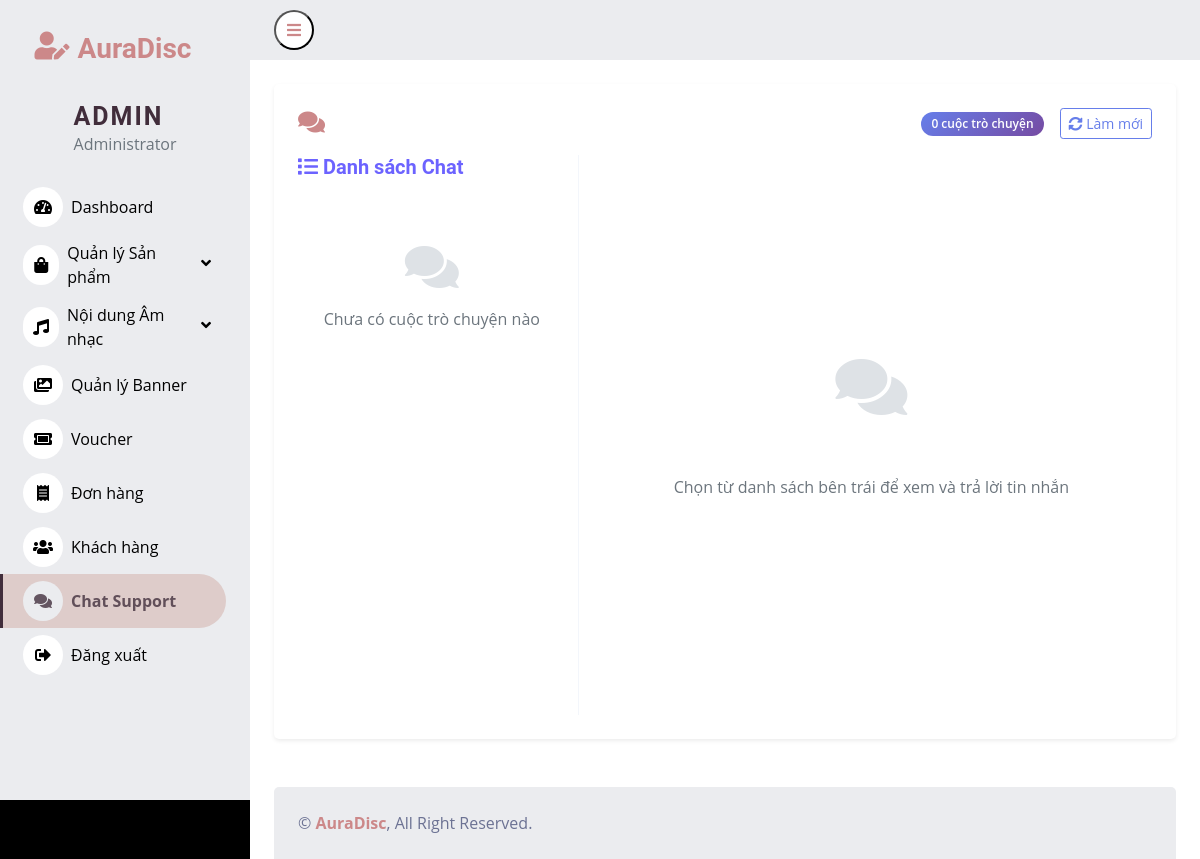
/admin/pages/customer_support/message/message.php?id=922614064, run on an earlier commit of the app's database.
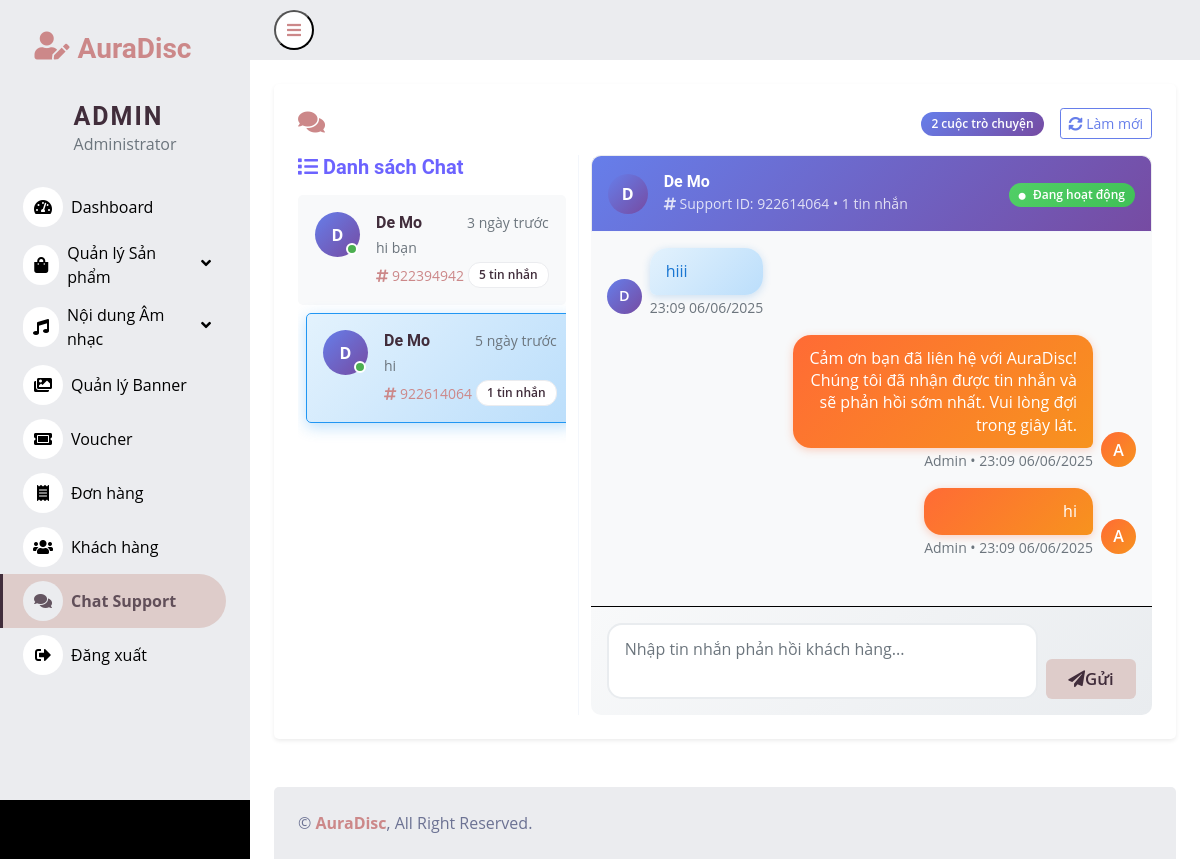
And on a later commit of the database.
### tables this page shows
CREATE TABLE `users` (
  `user_id` int(11) NOT NULL,
  `role_id` int(11) NOT NULL,
  `username` varchar(50) NOT NULL,
  `password` varchar(255) NOT NULL,
  `email` varchar(100) NOT NULL,
  `full_name` varchar(100) NOT NULL,
  `gender` enum('Nam','Nữ','Khác') NOT NULL,
  `phone` varchar(20) NOT NULL,
  `created_at` timestamp NOT NULL DEFAULT current_timestamp() ON UPDATE current_timestamp(),
  `balance` decimal(15,2) NOT NULL DEFAULT 0.00 COMMENT 'Số dư tài khoản của user',
  `address` text DEFAULT NULL COMMENT 'Địa chỉ chi tiết của user'
);

CREATE TABLE `support_replies` (
  `reply_id` int(11) NOT NULL,
  `support_id` int(11) NOT NULL,
  `admin_id` int(11) DEFAULT NULL,
  `user_id` int(11) DEFAULT NULL,
  `reply_message` longtext NOT NULL,
  `is_customer_reply` tinyint(1) NOT NULL DEFAULT 0,
  `created_at` timestamp NOT NULL DEFAULT current_timestamp()
);

### admin/pages/customer_support/message/message.php (the view, shortened to what the changed rows need)
<?php
require_once __DIR__.'/../../../../config/database.php';
function getChatSessions($conn) {
    $sql = "SELECT
                sr.support_id,
                u.full_name as customer_name,
                u.user_id,
                COUNT(sr.reply_id) as message_count,
                MAX(sr.created_at) as last_message_time,
                (SELECT reply_message FROM support_replies sr2
                 WHERE sr2.support_id = sr.support_id
                 ORDER BY created_at DESC LIMIT 1) as last_message,
                SUM(CASE WHEN sr.is_customer_reply = 1 AND sr.created_at > COALESCE(
                    (SELECT MAX(created_at) FROM support_replies sr3
                     WHERE sr3.support_id = sr.support_id AND sr3.is_customer_reply = 0), '2000-01-01'
                ) THEN 1 ELSE 0 END) as unread_count
            FROM support_replies sr
            LEFT JOIN users u ON sr.user_id = u.user_id
            WHERE sr.user_id IS NOT NULL
            GROUP BY sr.support_id, u.full_name, u.user_id
            ORDER BY last_message_time DESC";
    $result = $conn->query($sql);
    return $result ? $result->fetch_all(MYSQLI_ASSOC) : [];
}
function getChatMessages($conn, $support_id) {
    $sql = "SELECT
                sr.reply_id,
                sr.reply_message,
                sr.is_customer_reply,
                sr.created_at,
                u.full_name as customer_name
            FROM support_replies sr
            LEFT JOIN users u ON sr.user_id = u.user_id
            WHERE sr.support_id = ?
            ORDER BY sr.created_at ASC";
    $stmt = $conn->prepare($sql);
    $stmt->bind_param("i", $support_id);
    $stmt->execute();
    $result = $stmt->get_result();
    return $result ? $result->fetch_all(MYSQLI_ASSOC) : [];
}
$sessions = getChatSessions($conn);
$selected_id = isset($_GET['id']) ? intval($_GET['id']) : ($sessions[0]['support_id'] ?? 0);
$current_messages = $selected_id ? getChatMessages($conn, $selected_id) : [];
$current_session = null;
foreach ($sessions as $session) {
    if ($session['support_id'] == $selected_id) {
        $current_session = $session;
        break;
    }
}
function timeAgo($datetime) {
    $time = strtotime($datetime);
    $diff = time() - $time;
    return floor($diff/86400) . ' ngày trước';
}
?>
<!DOCTYPE html>
<html lang="vi">
<head>
    <link href="/WEB_MXH/admin/pages/dashboard/css/bootstrap.min.css" rel="stylesheet">
    <link href="https://cdnjs.cloudflare.com/ajax/libs/font-awesome/5.10.0/css/all.min.css" rel="stylesheet">
    <link href="/WEB_MXH/admin/pages/dashboard/css/style.css" rel="stylesheet">
    <link rel="stylesheet" href="message.css">
</head>
<body>
<div class="container-fluid position-relative d-flex p-0">
    <div class="content">
        <div class="container-fluid pt-4 px-4">
            <div class="bg-white rounded p-4 mb-4 shadow-sm">
                <div class="d-flex justify-content-between align-items-center mb-3">
                    <div class="d-flex align-items-center gap-3">
                        <span class="badge bg-primary"><?= count($sessions) ?> cuộc trò chuyện</span>
                        <button class="btn btn-outline-primary btn-sm" onclick="refreshPage()">
                            <i class="fas fa-sync-alt"></i> Làm mới
                        </button>
                    </div>
                </div>
                <div class="row" style="height: 70vh;">
                    <div class="col-md-4 border-end">
                        <div style="height: 100%; overflow-y: auto;">
                            <?php if (empty($sessions)): ?>
                                <div class="text-center text-muted py-5">
                                    <i class="fas fa-comments fa-3x mb-3"></i>
                                    <p>Chưa có cuộc trò chuyện nào</p>
                                </div>
                            <?php else: ?>
                                <?php foreach($sessions as $session): ?>
                                <div class="session-item p-3 mb-2 rounded <?= $session['support_id'] == $selected_id ? 'active' : '' ?>"
                                     onclick="selectSession(<?= $session['support_id'] ?>)" style="cursor: pointer;">
                                    <div class="d-flex align-items-start">
                                        <div class="session-avatar me-3">
                                            <div class="rounded-circle d-flex align-items-center justify-content-center"
                                                 style="width:45px;height:45px;background:linear-gradient(135deg, #667eea 0%, #764ba2 100%);color:white;font-weight:700;">
                                                <?= strtoupper(substr($session['customer_name'] ?? 'U', 0, 1)) ?>
                                            </div>
                                        </div>
                                        <div class="flex-grow-1 min-width-0">
                                            <div class="d-flex justify-content-between align-items-center mb-1">
                                                <h6 class="mb-0 text-truncate" style="font-weight: 600;">
                                                    <?= htmlspecialchars($session['customer_name'] ?? 'Khách hàng') ?>
                                                </h6>
                                                <small class="text-muted"><?= timeAgo($session['last_message_time']) ?></small>
                                            </div>
                                            <p class="mb-1 text-muted small text-truncate">
                                                <?= htmlspecialchars(substr($session['last_message'], 0, 50)) ?><?= strlen($session['last_message']) > 50 ? '...' : '' ?>
                                            </p>
                                            <div class="d-flex justify-content-between align-items-center">
                                                <small class="text-primary">
                                                    <i class="fas fa-hashtag"></i> <?= $session['support_id'] ?>
                                                </small>
                                                <div class="d-flex align-items-center gap-2">
                                                    <span class="badge bg-light text-dark"><?= $session['message_count'] ?> tin nhắn</span>
                                                </div>
                                            </div>
                                        </div>
                                    </div>
                                </div>
                                <?php endforeach; ?>
                            <?php endif; ?>
                        </div>
                    </div>
                    <div class="col-md-8 d-flex flex-column">
                        <?php if ($current_session): ?>
                            <div class="chat-header p-3 border-bottom bg-light">
                                <div class="d-flex align-items-center">
                                    <div class="rounded-circle me-3 d-flex align-items-center justify-content-center"
                                         style="width:40px;height:40px;background:linear-gradient(135deg, #667eea 0%, #764ba2 100%);color:white;font-weight:700;">
                                        <?= strtoupper(substr($current_session['customer_name'] ?? 'U', 0, 1)) ?>
                                    </div>
                                    <div class="flex-grow-1">
                                        <h6 class="mb-0" style="font-weight: 600;">
                                            <?= htmlspecialchars($current_session['customer_name'] ?? 'Khách hàng') ?>
                                        </h6>
                                        <small class="text-muted">
                                            <i class="fas fa-hashtag"></i> Support ID: <?= $current_session['support_id'] ?>
                                            • <?= $current_session['message_count'] ?> tin nhắn
                                        </small>
                                    </div>
                                    <div class="text-end">
                                        <span class="badge bg-success">
                                            <i class="fas fa-circle me-1" style="font-size: 0.6em;"></i>
                                            Đang hoạt động
                                        </span>
                                    </div>
                                </div>
                            </div>
                            <div class="chat-messages flex-grow-1 p-3" id="chat-box" style="background:#f8f9fa; overflow-y: auto;">
                                <?php foreach($current_messages as $msg): ?>
                                    <div class="message-item mb-3 d-flex <?= $msg['is_customer_reply'] ? '' : 'justify-content-end' ?>">
                                        <?php if ($msg['is_customer_reply']): ?>
                                            <div class="message-avatar me-2">
                                                <div class="rounded-circle d-flex align-items-center justify-content-center"
                                                     style="width:35px;height:35px;background:linear-gradient(135deg, #667eea 0%, #764ba2 100%);color:white;font-weight:600;font-size:0.9em;">
                                                    <?= strtoupper(substr($msg['customer_name'] ?? 'U', 0, 1)) ?>
                                                </div>
                                            </div>
                                            <div class="message-content">
                                                <div class="message-bubble customer-message">
                                                    <?= nl2br(htmlspecialchars($msg['reply_message'])) ?>
                                                </div>
                                                <small class="text-muted">
                                                    <?= date('H:i d/m/Y', strtotime($msg['created_at'])) ?>
                                                </small>
                                            </div>
                                        <?php else: ?>
                                            <div class="message-content text-end">
                                                <div class="message-bubble admin-message">
                                                    <?= nl2br(htmlspecialchars($msg['reply_message'])) ?>
                                                </div>
                                                <small class="text-muted">
                                                    Admin • <?= date('H:i d/m/Y', strtotime($msg['created_at'])) ?>
                                                </small>
                                            </div>
                                            <div class="message-avatar ms-2">
                                                <div class="rounded-circle d-flex align-items-center justify-content-center"
                                                     style="width:35px;height:35px;background:linear-gradient(135deg, #ff6b35 0%, #f7931e 100%);color:white;font-weight:600;">
                                                    A
                                                </div>
                                            </div>
                                        <?php endif; ?>
                                    </div>
                                <?php endforeach; ?>
                            </div>
                            <div class="chat-input border-top bg-white p-3">
                                <form method="POST" class="d-flex align-items-end gap-2">
                                    <div class="flex-grow-1">
                                        <textarea name="message" class="form-control" rows="2"
                                                placeholder="Nhập tin nhắn phản hồi khách hàng..."
                                                required style="resize: none;"></textarea>
                                    </div>
                                    <button type="submit" class="btn btn-primary">
                                        <i class="fas fa-paper-plane"></i> Gửi
                                    </button>
                                </form>
                            </div>
                        <?php else: ?>
                            <div class="d-flex align-items-center justify-content-center h-100">
                                <div class="text-center text-muted">
                                    <i class="fas fa-comments fa-4x mb-4"></i>
                                    <h5>Chọn một cuộc trò chuyện để bắt đầu</h5>
                                    <p>Chọn từ danh sách bên trái để xem và trả lời tin nhắn</p>
                                </div>
                            </div>
                        <?php endif; ?>
                    </div>
                </div>
            </div>
        </div>
    </div>
</div>
</body>
</html>

What changed in the data, as far as the page shows it:
added users: full_name "D", full_name "De Mo", last_message_time "3 ngày trước", last_message "hi bạn", support_id "922394942", message_count "5", last_message_time "5 ngày trước", last_message "hi", support_id "922614064", message_count "1"
added support_replies: user.full_name "D", reply_message "hiii", created_at "23:09 06/06/2025"
added support_replies: reply_message "Cảm ơn bạn đã liên hệ với AuraDisc! Chúng tôi đã nhận được tin nhắn và sẽ phản hồi sớm nhất. Vui lòng đợi trong giây lát.", created_at "23:09 06/06/2025"
added support_replies: reply_message "hi", created_at "23:09 06/06/2025"
Also different on the page:
count($sessions): "0" → "2"
$current_session['support_id']: (not shown) → "922614064"
$current_session['message_count']: (not shown) → "1"
text no longer shown: "Chưa có cuộc trò chuyện nào Chọn từ danh sách bên trái để xem và trả lời tin nhắn"
text now shown: "Support ID: • tin nhắn Đang hoạt động Gửi"
